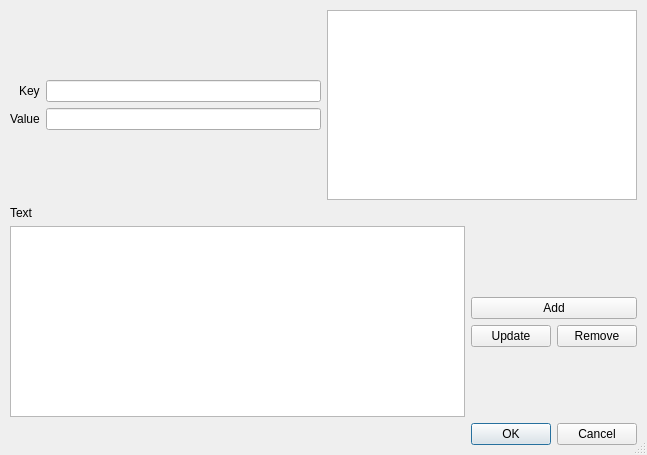
<?xml version="1.0" encoding="UTF-8"?>
<ui version="4.0">
 <class>fso::fred::dialogs::CustomStringsDialog</class>
 <widget class="QDialog" name="fso::fred::dialogs::CustomStringsDialog">
  <property name="windowModality">
   <enum>Qt::WindowModal</enum>
  </property>
  <property name="geometry">
   <rect>
    <x>0</x>
    <y>0</y>
    <width>647</width>
    <height>455</height>
   </rect>
  </property>
  <property name="windowTitle">
   <string>Edit Mission Custom Strings</string>
  </property>
  <property name="sizeGripEnabled">
   <bool>true</bool>
  </property>
  <property name="modal">
   <bool>true</bool>
  </property>
  <layout class="QVBoxLayout" name="verticalLayout">
   <property name="spacing">
    <number>6</number>
   </property>
   <property name="leftMargin">
    <number>10</number>
   </property>
   <property name="topMargin">
    <number>10</number>
   </property>
   <property name="rightMargin">
    <number>10</number>
   </property>
   <property name="bottomMargin">
    <number>10</number>
   </property>
   <item>
    <layout class="QHBoxLayout" name="horizontalLayout">
     <item>
      <layout class="QFormLayout" name="formLayout">
       <property name="labelAlignment">
        <set>Qt::AlignRight|Qt::AlignTrailing|Qt::AlignVCenter</set>
       </property>
       <item row="1" column="0">
        <widget class="QLabel" name="keyLabel">
         <property name="text">
          <string>Key</string>
         </property>
        </widget>
       </item>
       <item row="1" column="1">
        <widget class="QLineEdit" name="keyLineEdit"/>
       </item>
       <item row="2" column="0">
        <widget class="QLabel" name="valueLabel">
         <property name="text">
          <string>Value</string>
         </property>
        </widget>
       </item>
       <item row="2" column="1">
        <widget class="QLineEdit" name="valueLineEdit"/>
       </item>
       <item row="3" column="1">
        <spacer name="verticalSpacer_3">
         <property name="orientation">
          <enum>Qt::Vertical</enum>
         </property>
         <property name="sizeHint" stdset="0">
          <size>
           <width>20</width>
           <height>40</height>
          </size>
         </property>
        </spacer>
       </item>
       <item row="0" column="1">
        <spacer name="verticalSpacer_4">
         <property name="orientation">
          <enum>Qt::Vertical</enum>
         </property>
         <property name="sizeHint" stdset="0">
          <size>
           <width>20</width>
           <height>40</height>
          </size>
         </property>
        </spacer>
       </item>
      </layout>
     </item>
     <item>
      <widget class="QTableView" name="stringsTableView">
       <property name="sizePolicy">
        <sizepolicy hsizetype="Expanding" vsizetype="Expanding">
         <horstretch>0</horstretch>
         <verstretch>0</verstretch>
        </sizepolicy>
       </property>
      </widget>
     </item>
    </layout>
   </item>
   <item>
    <widget class="QLabel" name="label_3">
     <property name="text">
      <string>Text</string>
     </property>
    </widget>
   </item>
   <item>
    <layout class="QHBoxLayout" name="horizontalLayout_2">
     <item>
      <widget class="QPlainTextEdit" name="stringTextEdit"/>
     </item>
     <item>
      <layout class="QGridLayout" name="gridLayout">
       <property name="sizeConstraint">
        <enum>QLayout::SetDefaultConstraint</enum>
       </property>
       <item row="0" column="0" colspan="2">
        <spacer name="verticalSpacer">
         <property name="orientation">
          <enum>Qt::Vertical</enum>
         </property>
         <property name="sizeHint" stdset="0">
          <size>
           <width>20</width>
           <height>40</height>
          </size>
         </property>
        </spacer>
       </item>
       <item row="2" column="0">
        <widget class="QPushButton" name="updateButton">
         <property name="text">
          <string>Update</string>
         </property>
        </widget>
       </item>
       <item row="1" column="0" colspan="2">
        <widget class="QPushButton" name="addButton">
         <property name="sizePolicy">
          <sizepolicy hsizetype="Minimum" vsizetype="Fixed">
           <horstretch>0</horstretch>
           <verstretch>0</verstretch>
          </sizepolicy>
         </property>
         <property name="text">
          <string>Add</string>
         </property>
        </widget>
       </item>
       <item row="2" column="1">
        <widget class="QPushButton" name="removeButton">
         <property name="text">
          <string>Remove</string>
         </property>
        </widget>
       </item>
       <item row="3" column="0" colspan="2">
        <spacer name="verticalSpacer_2">
         <property name="orientation">
          <enum>Qt::Vertical</enum>
         </property>
         <property name="sizeHint" stdset="0">
          <size>
           <width>20</width>
           <height>40</height>
          </size>
         </property>
        </spacer>
       </item>
      </layout>
     </item>
    </layout>
   </item>
   <item>
    <widget class="QDialogButtonBox" name="okAndCancelButtons">
     <property name="sizePolicy">
      <sizepolicy hsizetype="Preferred" vsizetype="Preferred">
       <horstretch>0</horstretch>
       <verstretch>0</verstretch>
      </sizepolicy>
     </property>
     <property name="layoutDirection">
      <enum>Qt::LeftToRight</enum>
     </property>
     <property name="orientation">
      <enum>Qt::Horizontal</enum>
     </property>
     <property name="standardButtons">
      <set>QDialogButtonBox::Cancel|QDialogButtonBox::Ok</set>
     </property>
     <property name="centerButtons">
      <bool>false</bool>
     </property>
    </widget>
   </item>
  </layout>
 </widget>
 <resources/>
 <connections/>
</ui>
